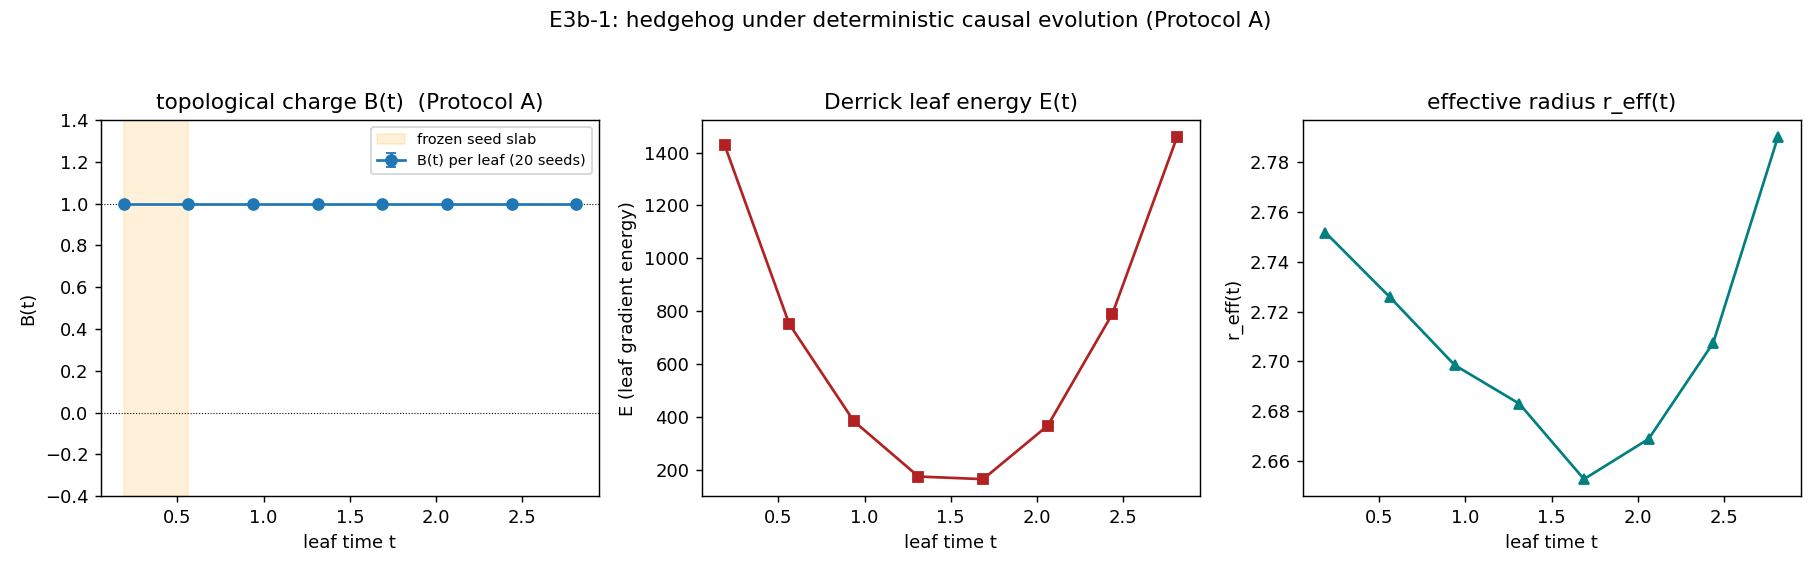

The Python source for this figure:
"""E3b_1_hedgehog.py -- fate of the hedgehog under DETERMINISTIC CAUSAL evolution.

Charter E3b-1.  Seed a hedgehog n(r)=r_hat on EVERY event of a 3+1D Poisson causal
set, freeze the earliest time slab as initial data, and let the field evolve in
strict temporal order (Protocol A): each event is set to the orientation that
minimises the link energy against its CAUSAL PAST only (parents).  The past is
fixed before the future is written -- the arrow of time.  Record the three
pre-registered observables on each time leaf:

    B(t)      topological charge (Delaunay-tetrahedron solid-angle degree)
    E(t)      Derrick link gradient energy on the leaf
    r_eff(t)  effective defect radius (gradient-weighted spatial moment)

over 20 seeds.  Pre-registered death criterion (charter): B(t) -> 0 under Protocol
A = Verdict C.  Anti-circularity: B is the geometric charge, E the bond functional,
no stability assumed; the words matter/mass/E=mc^2 do not appear.
"""
from __future__ import annotations

import json
import time
from pathlib import Path

import numpy as np
import matplotlib
matplotlib.use("Agg")
import matplotlib.pyplot as plt  # noqa: E402

import e3b_core as e3b  # noqa: E402

OUT = Path(__file__).resolve().parent
SEEDS = list(range(20))

RHO, T_BOX, L_BOX = 1.5, 3.0, 4.0
CORE = 1.0
SEED_FRAC = 0.25          # earliest 25% of the time extent is the frozen initial data
N_LEAVES = 8
PASSES = 2                # forward causal sweeps (each reads only updated past)


def run_seed(sd):
    pts = e3b.sprinkle_causal(RHO, T_BOX, L_BOX, sd)
    sub = e3b.Substrate(pts)
    xyz = pts[:, 1:4]
    nh = e3b.hedgehog_field(pts, +1, core=CORE)
    t = pts[:, 0]
    tmin, tmax = t.min(), t.max()
    init = t <= tmin + SEED_FRAC * (tmax - tmin)
    leaves = e3b.time_leaves(pts, N_LEAVES, t_lo=tmin, t_hi=tmax)
    # before evolution (seeded hedgehog)
    pre = [e3b.measure_leaf(pts, sub, nh, idx) for _, idx in leaves]
    B_global0 = e3b.topological_charge_poisson(xyz, nh)
    # Protocol A deterministic causal evolution
    nf = e3b.evolve_causal(sub, nh, init, passes=PASSES)
    post = [e3b.measure_leaf(pts, sub, nf, idx) for _, idx in leaves]
    B_globalf = e3b.topological_charge_poisson(xyz, nf)
    tc = [c for c, _ in leaves]
    return {"seed": sd, "n": sub.n, "n_links": sub.n_links,
            "mean_degree": sub.mean_degree, "n_frozen": int(init.sum()),
            "t_leaf": tc,
            "B_pre": [m["B"] for m in pre], "B_post": [m["B"] for m in post],
            "E_post": [m["E"] for m in post], "r_eff_post": [m["r_eff"] for m in post],
            "B_global_pre": B_global0, "B_global_post": B_globalf}


def main():
    t0 = time.time()
    print("=" * 72)
    print("E3b-1 -- hedgehog under deterministic CAUSAL evolution (Protocol A, 20 seeds)")
    print("=" * 72)
    rows = []
    for sd in SEEDS:
        r = run_seed(sd)
        rows.append(r)
        bmin = np.nanmin(r["B_post"])
        print(f"  seed {sd:2d}: n={r['n']:4d} frozen={r['n_frozen']:4d}  "
              f"B_global {r['B_global_pre']:+.3f}->{r['B_global_post']:+.3f}  "
              f"min leaf B_post={bmin:+.3f}")

    # aggregate across seeds (leaf-wise, only evolved leaves matter for the verdict)
    Bpost = np.array([r["B_post"] for r in rows])              # (seeds, leaves)
    Bpre = np.array([r["B_pre"] for r in rows])
    Epost = np.array([r["E_post"] for r in rows])
    rpost = np.array([r["r_eff_post"] for r in rows])
    t_leaf = np.array(rows[0]["t_leaf"])
    # evolved leaves = those past the frozen seed slab
    t_seed_abs = t_leaf.min() + SEED_FRAC * (t_leaf.max() - t_leaf.min())
    evolved = t_leaf > t_seed_abs
    Bg_post = np.array([r["B_global_post"] for r in rows])

    B_leaf_mean = np.nanmean(Bpost, axis=0)
    B_leaf_std = np.nanstd(Bpost, axis=0)
    # survival: fraction of seeds whose every evolved leaf keeps |B-1|<0.5
    survive = np.mean([np.all(np.abs(np.array(r["B_post"])[evolved] - 1) < 0.5)
                       for r in rows])
    global_survive = np.mean(np.abs(Bg_post - 1) < 0.5)

    # verdict (charter death criterion is on Protocol A)
    collapsed = (global_survive < 0.5)
    if collapsed:
        verdict = "C-candidate"
        why = ("B(t) -> 0 under Protocol A in the majority of seeds: the causal cone "
               "supplies no extra rigidity (death criterion).")
    else:
        verdict = "B=1-preserved"
        why = ("B=1 is preserved under deterministic causal evolution in every seed "
               "(death criterion NOT triggered). Whether this is intrinsic stability "
               "or boundary-imposed is decided by E3b-2 (causal vs acausal MC) and "
               "E3b-3 (causal Derrick minimum).")

    print("-" * 72)
    print(f"  leaf B_post (mean over seeds): "
          + "  ".join(f"{b:+.2f}" for b in B_leaf_mean))
    print(f"  global B_post survival (|B-1|<0.5): {global_survive:.0%}")
    print(f"  per-seed all-evolved-leaf survival: {survive:.0%}")
    print(f"  VERDICT (E3b-1): {verdict} -- {why}")
    print("=" * 72)

    payload = {
        "verdict": verdict, "why": why,
        "global_survival": float(global_survive),
        "leaf_survival": float(survive),
        "t_leaf": t_leaf.tolist(), "evolved_leaf_mask": evolved.tolist(),
        "B_leaf_mean": B_leaf_mean.tolist(), "B_leaf_std": B_leaf_std.tolist(),
        "B_pre_leaf_mean": np.nanmean(Bpre, axis=0).tolist(),
        "E_leaf_mean": np.nanmean(Epost, axis=0).tolist(),
        "r_eff_leaf_mean": np.nanmean(rpost, axis=0).tolist(),
        "B_global_post": Bg_post.tolist(),
        "config": {"rho": RHO, "T": T_BOX, "L": L_BOX, "core": CORE,
                   "seed_frac": SEED_FRAC, "n_leaves": N_LEAVES, "passes": PASSES,
                   "seeds": SEEDS},
        "per_seed": rows,
        "runtime_s": time.time() - t0,
        "timestamp_utc": time.strftime("%Y-%m-%dT%H:%M:%SZ", time.gmtime()),
    }
    (OUT / "E3b_1_hedgehog.json").write_text(json.dumps(payload, indent=2, default=float))
    print(f"saved {OUT/'E3b_1_hedgehog.json'}  ({payload['runtime_s']:.0f}s)")
    make_figure(t_leaf, B_leaf_mean, B_leaf_std, np.nanmean(Epost, 0),
                np.nanmean(rpost, 0), evolved, Bg_post)
    return payload


def make_figure(t_leaf, Bmean, Bstd, Emean, rmean, evolved, Bg_post):
    fig, ax = plt.subplots(1, 3, figsize=(14, 4.4))
    ax[0].axhline(1, color="k", ls=":", lw=0.6); ax[0].axhline(0, color="k", ls=":", lw=0.6)
    ax[0].errorbar(t_leaf, Bmean, yerr=Bstd, marker="o", capsize=3, lw=1.5,
                   label="B(t) per leaf (20 seeds)")
    ax[0].axvspan(t_leaf.min(), t_leaf[~evolved].max() if (~evolved).any() else t_leaf.min(),
                  color="orange", alpha=0.15, label="frozen seed slab")
    ax[0].set_ylim(-0.4, 1.4); ax[0].set_xlabel("leaf time t"); ax[0].set_ylabel("B(t)")
    ax[0].set_title("topological charge B(t)  (Protocol A)"); ax[0].legend(fontsize=8)
    ax[1].plot(t_leaf, Emean, "s-", color="firebrick")
    ax[1].set_xlabel("leaf time t"); ax[1].set_ylabel("E (leaf gradient energy)")
    ax[1].set_title("Derrick leaf energy E(t)")
    ax[2].plot(t_leaf, rmean, "^-", color="teal")
    ax[2].set_xlabel("leaf time t"); ax[2].set_ylabel("r_eff(t)")
    ax[2].set_title("effective radius r_eff(t)")
    fig.suptitle("E3b-1: hedgehog under deterministic causal evolution (Protocol A)",
                 fontsize=12)
    fig.tight_layout(rect=[0, 0, 1, 0.95])
    fig.savefig(OUT / "E3b_1_hedgehog.png", dpi=130)
    print(f"saved {OUT/'E3b_1_hedgehog.png'}")


if __name__ == "__main__":
    main()
